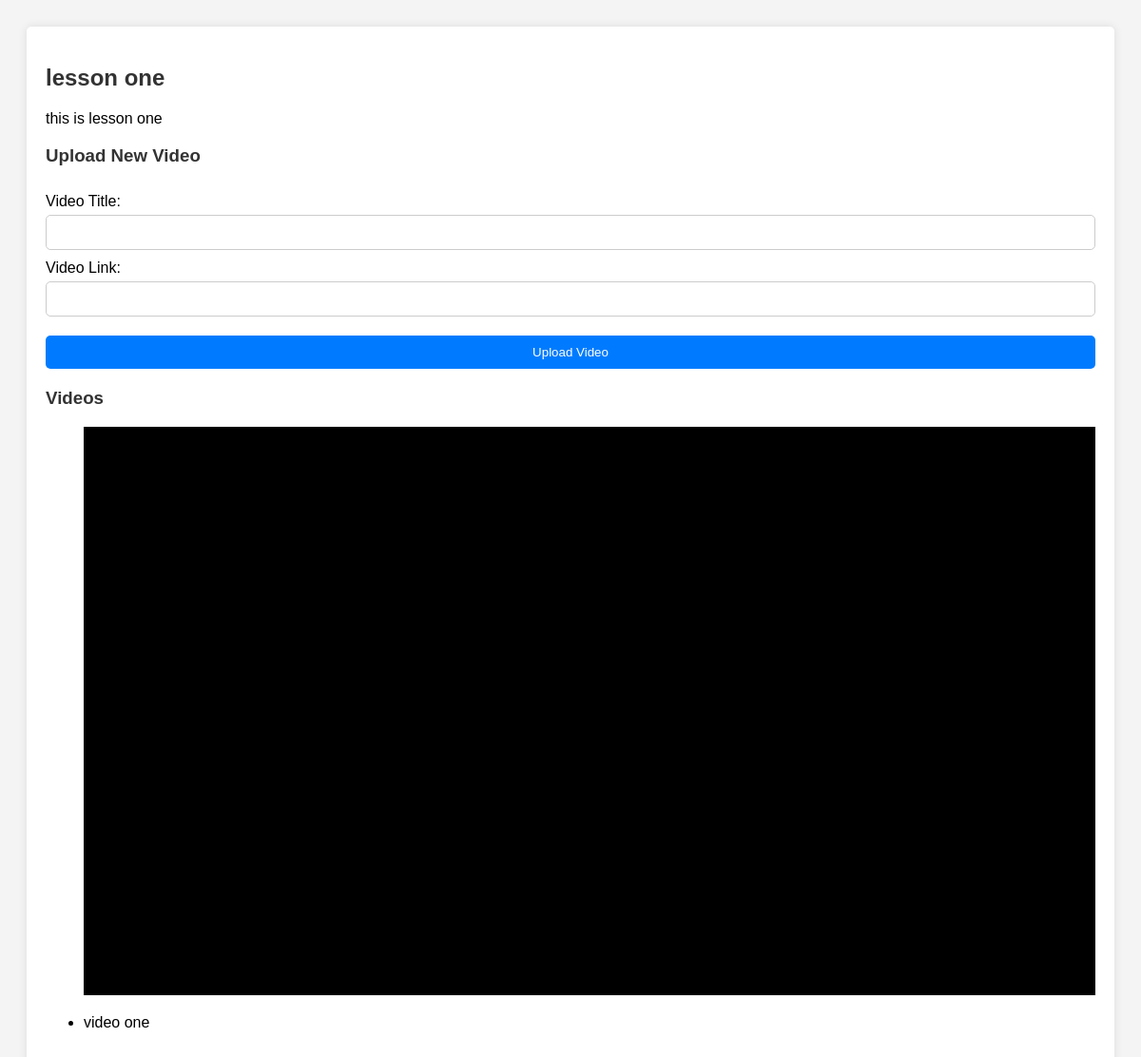
/lesson/1, run on the app's committed database.
### main.py (models this page shows, shortened)
    class Lesson(db.Model):
        id = db.Column(db.Integer, primary_key=True)
        title = db.Column(db.String(100))
        content = db.Column(db.String(1000))
        course_id = db.Column(db.Integer, db.ForeignKey('course.id'))
        teacher_id = db.Column(db.Integer, db.ForeignKey('teacher.id'))
        videos = db.relationship('Video', secondary='lesson_video_association', lazy='subquery',
                                 backref=db.backref('lessons', lazy=True))
        files = db.relationship('File', secondary='lesson_file_association', lazy='subquery',
                                backref=db.backref('lessons', lazy=True))

    class Video(db.Model):
        id = db.Column(db.Integer, primary_key=True)
        title = db.Column(db.String(100), nullable=True)
        link = db.Column(db.String(1000))
        teacher_id = db.Column(db.Integer, db.ForeignKey('teacher.id'))
        unit_test = db.Column(db.String(100))

### main.py (the view, shortened to what this page needs)
@app.route('/lesson/<int:lesson_id>', methods=['GET', 'POST'])
def lesson_description(lesson_id):
    lesson = Lesson.query.get_or_404(lesson_id)
    return render_template('lesson_description.html', lesson=lesson)

### templates/lesson_description.html (shortened to what this page needs)
<!DOCTYPE html>
<html lang="en">
<head>
</head>
<body>
<div class="container">
    <h2>{{ lesson.title }}</h2>
    <p>{{ lesson.content }}</p>
    <h3>Upload New Video</h3>
    <form action="" method="POST">
        <label for="title">Video Title:</label>
        <input type="text" id="title" name="title" required>
        <label for="link">Video Link:</label>
        <input type="text" id="link" name="link" required>
        <button type="submit">Upload Video</button>
    </form>
    <div class="video-list">
        <h3>Videos</h3>
        <ul>
            {% for video in lesson.videos %}
                <li>
                    <div class="video-container">
                        <iframe src="{{ video.link }}" frameborder="0" allowfullscreen></iframe>
                    </div>
                    {{ video.title }}
                </li>
            {% else %}
                <li>No videos available</li>
            {% endfor %}
        </ul>
    </div>
</div>
</body>
</html>

### templates/lesson_description.html (style rules this page uses)
body { font-family: Arial, sans-serif; background-color: #f4f4f4; padding: 20px; }
.container { background-color: #fff; padding: 20px; border-radius: 5px; box-shadow: 0 0 10px rgba(0, 0, 0, 0.1); }
h2, h3 { color: #333; }
form { display: flex; flex-direction: column; }
label { margin-top: 10px; }
input, textarea { padding: 10px; margin-top: 5px; border: 1px solid #ccc; border-radius: 5px; }
button { margin-top: 20px; padding: 10px; background-color: #007BFF; color: #fff; border: none; border-radius: 5px; cursor: pointer; }
.video-list { margin-top: 20px; }
.video-list li { margin-bottom: 10px; }
.video-container { position: relative; padding-bottom: 56.25%; height: 0; overflow: hidden; max-width: 100%; background: #000; margin-bottom: 20px; }
.video-container iframe { position: absolute; top: 0; left: 0; width: 100%; height: 100%; }

### data on the page
Lesson: title "lesson one", content "this is lesson one"
Video: title "video one"
